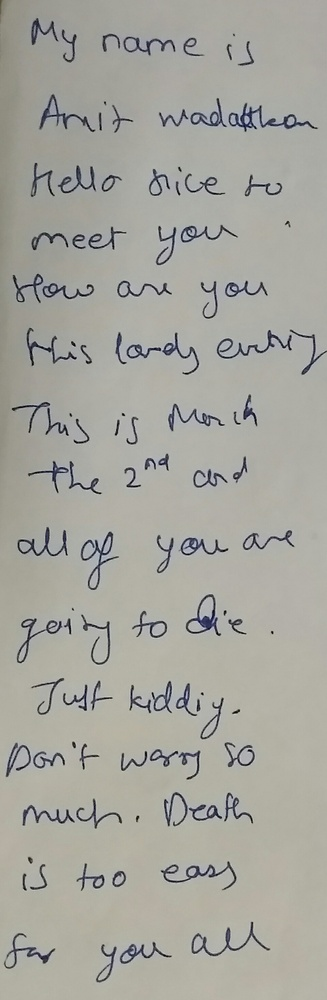
#> input picture hh2.jpg, 327 x 1000 px, shrunk from 959 x 2932 before the run, found by its file name
$ python ml.py
#> lines starting #> are read from the running program, lines starting #| are printed output that depends on the picture; after the words box and inside, x2 and y2 are one past the last pixel; in counts of white or black regions, pixels touching at a corner belong together; long printed decimals are rounded
### lineSegment.py
from initialisations import *
from wordsegment import *

def getNodeNumber(r, c, x, y):
    return int((x * c) + y + 1)

diction = {}
pathList = []


def startBFSandReturnPathList(IM, r, c, brkPts, size):

    for i in range(1, size):
        diction.clear()
        for j in range(r):
            for k in range(c):
                diction[getNodeNumber(r, c, j, k)] = [j, k, -1, -1]
        bfs(IM, getNodeNumber(r, c, int((brkPts[i - 1] + brkPts[i]) / 2) , 0), brkPts[i - 1], brkPts[i], r, c)
        pathList.append(getPath(getNodeNumber(r, c, int((brkPts[i - 1] + brkPts[i]) / 2) , c - 1)))


def LineSeg(IM, r, c, brkPts, size):
    startBFSandReturnPathList(IM, r, c, brkPts, size)

    #first row
    currPath = pathList[0]
    mini = 0
    maxi = currPath[len(currPath) - 1]

    imag = []
    for j in range(maxi-mini+1):
        il = []
        for k in range (c):
            il.append(0)
        imag.append(il)

    for j in currPath[:-2]:
        for k in range(diction[j][0],maxi+1):
            imag[k-mini][diction[j][1]] = 255

    for j in range (maxi-mini+1):
        for k in range (c):
            if imag[j][k]==0:
                imag[j][k]=IM[j+mini][k]

    imag = np.array(imag,dtype=np.uint8)
    cv2.imshow('image',imag)
    cv2.waitKey(0)
    cv2.destroyAllWindows()

    wordSeg(imag)

    #other lines
    for i in range(1,size-1):
        #above
        currPath = pathList[i]
        '''for j in currPath[:-2]:
            x = diction[j][0]
            y = diction[j][1]
        '''
        prevPath = pathList[i-1]
        mini = prevPath[len(prevPath) - 2]
        maxi = currPath[len(currPath) - 1]

        #initialise temporary image
        imag = []
        for j in range(maxi-mini+1):
            il = []
            for k in range (c):
                il.append(0)
            imag.append(il)

        for j in prevPath[:-2]:
            for k in range(mini,diction[j][0]+1):
                imag[k-mini][diction[j][1]] = 255

        for j in currPath[:-2]:
            for k in range(diction[j][0],maxi+1):
                imag[k-mini][diction[j][1]] = 255

        for j in range (maxi-mini+1):
            for k in range (c):
                if imag[j][k]==0:
                    imag[j][k]=IM[j+mini][k]

        imag = np.array(imag,dtype=np.uint8)
        cv2.imshow('image',imag)
        cv2.waitKey(0)
        cv2.destroyAllWindows()

        wordSeg(imag)

    #last row
    prevPath = pathList[size-2]
    mini = prevPath[len(prevPath) - 2]
    maxi = r

    imag = []
    for j in range(maxi-mini+1):
        il = []
        for k in range (c):
            il.append(0)
        imag.append(il)

    for j in prevPath[:-2]:
        for k in range(mini,diction[j][0]+1):
            imag[k-mini][diction[j][1]] = 255

    for j in range (maxi-mini+1):
        for k in range (c):
            if imag[j][k]==0:
                imag[j][k]=IM[j+mini][k]

    imag = np.array(imag,dtype=np.uint8)
    cv2.imshow('image',imag)
    cv2.waitKey(0)
    cv2.destroyAllWindows()

    wordSeg(imag)


def bfs(IM, start, x1, x2, r, c):
    x = diction[start][0]
    y = diction[start][1]
    diction[start][2] = -2;
    diction[start][3] = 1;
    vertQueue = Queue()
    vertQueue.enqueue(start)
    while (vertQueue.size() > 0):
        current = vertQueue.dequeue()
        x = diction[current][0]
        y = diction[current][1]

        #right node
        if x + 1 <= x2 and IM[x + 1][y] == 255:
            neighbour = getNodeNumber(r,c,x + 1, y)
            if diction[neighbour][3] == -1:
                diction[neighbour][3] = 1
                diction[neighbour][2] = current
                vertQueue.enqueue(neighbour)

        #left node
        if x - 1 >= x1 and IM[x - 1][y] == 255:
            neighbour = getNodeNumber(r,c,x - 1, y)
            if diction[neighbour][3] == -1:
                diction[neighbour][3] = 1
                diction[neighbour][2] = current
                vertQueue.enqueue(neighbour)

        #bottom node
        if y + 1 <= c - 1 and IM[x][y + 1] == 255:
            neighbour = getNodeNumber(r,c,x, y + 1)
            if diction[neighbour][3] == -1:
                diction[neighbour][3] = 1
                diction[neighbour][2] = current
                vertQueue.enqueue(neighbour)

        #top node
        if y - 1 >= 0 and IM[x][y - 1] == 255:
            neighbour = getNodeNumber(r,c,x, y - 1)
            if diction[neighbour][3] == -1:
                diction[neighbour][3] = 1
                diction[neighbour][2] = current
                vertQueue.enqueue(neighbour)

# [21 lines left out: function getPath, not called in this run]

### ml.py
from initialisations import *
from denoise import *
from lineSegment import *

def showImg(th2):
    cv2.imshow('image',th2)
    cv2.waitKey(0)
    cv2.destroyAllWindows()

def movingaverage(interval, window_size):
   res = []
   sz = len(interval)
   window_size = int(window_size / 2)
   for i in range(window_size):
       res.append(interval[i])
   for i in range(window_size, sz - window_size):
       lsum = rsum = 0
       sum = interval[i]
       for j in range(i - window_size, i):
           lsum = lsum + interval[j]
       for j in range(i + 1, i + 1 + window_size):
           rsum = rsum + interval[j]
       sum = sum + lsum + rsum
       sum = sum / (window_size + window_size + 1)
       res.append(sum)
   for i in range(sz - window_size, sz):
       res.append(interval[i])
   return res

def movingaverage1(start, end, interval, window_size):
   res = []
   sz = end - start + 1
   window_size = int(window_size / 2.0)
   for i in range(start):
       res.append(0)
   for i in range(start, start + window_size):
       res.append(interval[i])
   for i in range(start + window_size, sz - window_size + start):
       lsum = rsum = 0
       sum = interval[i]
       for j in range(i - window_size, i):
           lsum = lsum + interval[j]
       for j in range(i + 1, i + 1 + window_size):
           rsum = rsum + interval[j]
       sum = sum + lsum + rsum
       sum = sum / (window_size + window_size + 1)
       res.append(sum)
   for i in range(sz - window_size + start, sz + start):
       res.append(interval[i])
   return res

def getBreakPoints(interval):
    res = []
    sz = len(interval)
    for i in range(2, sz - 2):
        if interval[i - 2] < interval[i] and interval[i - 1] < interval[i] and interval[i + 1] < interval[i] and interval[i + 2] < interval[i]:
            res.append(i)
    return res

def getBottomThreshold(interval):
    num = denom = 0
    sz = len(interval)
    for i in range(sz):
        num += (1 / math.log2(2 + interval[i])) * (interval[i])
        denom += (1 / math.log2(2 + interval[i]))
    return (num / denom)

def getTopThreshold(interval):
    num = denom = 0
    sz = len(interval)
    for i in range(sz):
        num += (math.log2(2 + interval[i])) * (interval[i])
        denom += (math.log2(2 + interval[i]))
    return (num / denom)

def getWindowSize(interval):
    bottomThreshold = getBottomThreshold(interval)
    topThreshold = getTopThreshold(interval)
    print(bottomThreshold, topThreshold)
    sum = 0
    cnt = 0
    sz = len(avg)
    p = q = 0
    while q < sz - 1:
        while p < sz - 1 and interval[p] <= bottomThreshold:
            p += 1
        while q < sz - 1 and interval[q] <= topThreshold:
            q += 1
        while q < sz - 1 and interval[q] >= bottomThreshold:
            q += 1
        sum += (q - p + 1)
        p = q + 1
        cnt += 1

    sum = int(math.ceil(sum / (10 * cnt)))
    return sum


img = cv2.imread('/home/subbu/Desktop/OCR-master/hh2.jpg', 0)
#> img: shape (1000, 327); min 0, max 210, mean 165.5
cv2.namedWindow('image', cv2.WINDOW_NORMAL)
ret2,th2 = cv2.threshold(img,0,255,cv2.THRESH_BINARY+cv2.THRESH_OTSU)
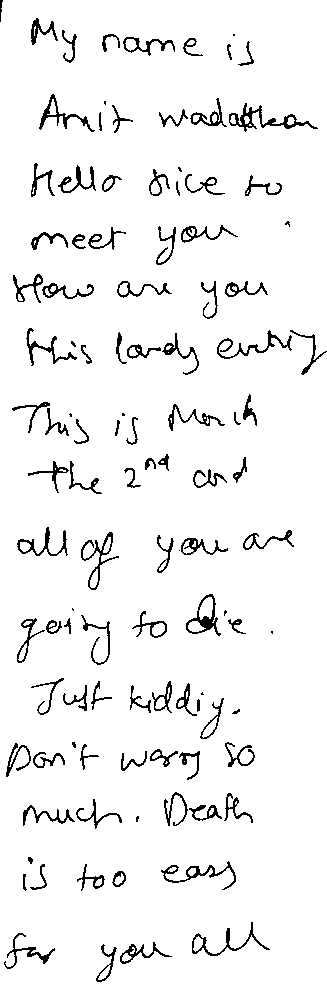
#> th2: shape (1000, 327); 94.8% white; black in thin lines or dots
#> ret2 = 118
r = th2.shape[0]
#> r = 1000
c = th2.shape[1]
#> c = 327
avg = []
for i in range(r):
    rowsum = 0
    f = 0
    for j in range(c):
        if th2[i][j] == 0:
            rowsum = rowsum + 1
            f = 1
    avg.append(rowsum)
# f = interp1d(range(r), avg)


winSize = getWindowSize(avg)
#| 7.366 27.167
#> winSize = 5
mavg = avg
for i in range(1, 5):
    mavg = movingaverage(mavg, winSize * i)

plt.plot(range(r), avg, 'o')
# plt.plot(range(r), mavg, 'g-') # Uncomment to visualize the smoothed curve
plt.show()
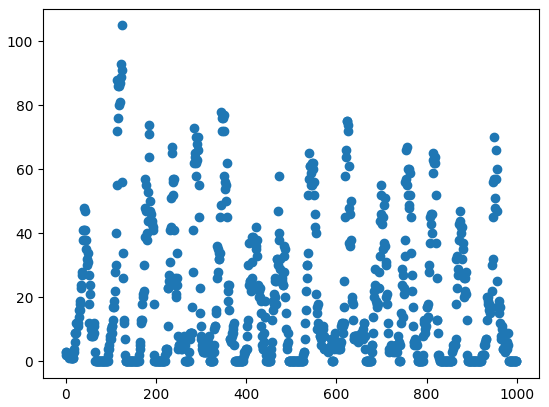
#> figure drawn by matplotlib, 1 panel; curve peaks at x = 124, y = 105

# brkpts = [11,30,50,70,90,109,129,150,168,188,208,226] # h3
# brkpts2 = [115,357,532,677,834,1022,1221,1385,1590,1827,2056,2219,2389,2570,2782] # hh2
# brkpts3 = [105,285,446,671] # h

mxpoints = getBreakPoints(mavg)

# print(mxpoints) # Uncomment to print the break points.


LineSeg(th2,r,c,mxpoints,15)
#> after the loop in startBFSandReturnPathList, `for i in range(1, size):`: diction = 327000 items; pathList = []
#> (the call stopped at in bfs, `vertQueue = Queue()`: pythonds is not available in this run)
#> (the run stopped early here; a loop or call above may not have finished)

$ run again, with h.jpg copied over hh2.jpg
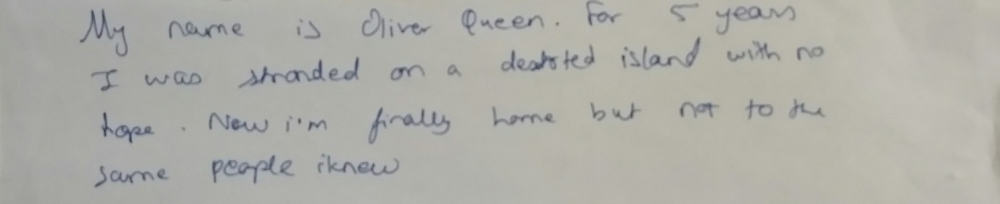
#> input picture h.jpg, 1000 x 204 px, shrunk from 3900 x 796 before the run, found by its file name
#> `ret2,th2 = cv2.threshold(img,0,255,cv2.THRESH_BINARY+cv2.THRESH_OTSU)`:
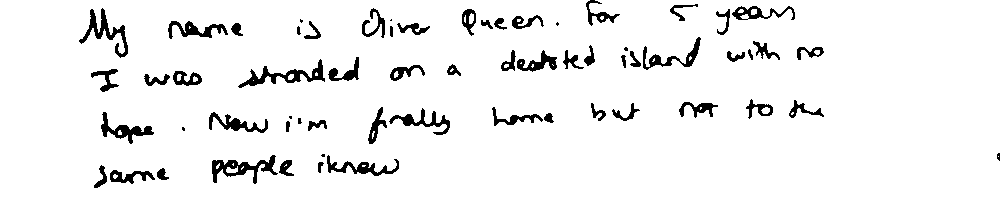
#> th2: shape (204, 1000); 94.2% white; 63 black regions (9 under 20 px), largest, box (x1, y1, x2, y2) and area: (238, 59, 325, 88) 687, (212, 155, 278, 184) 685, (79, 8, 128, 58) 628
#> ret2 = 154
#| 28.741 75.908
#> `plt.show()`:
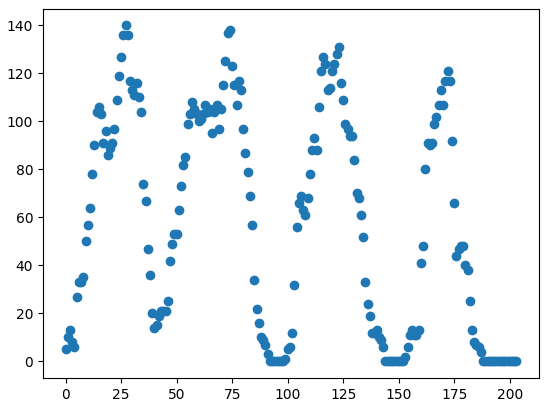
#> figure drawn by matplotlib, 1 panel; curve peaks at x = 27, y = 140
#> after the loop in startBFSandReturnPathList, `for i in range(1, size):`: diction = 204000 items; pathList = []
